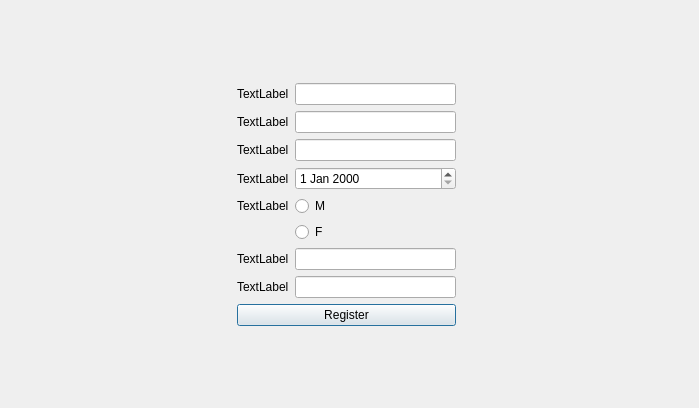
<?xml version="1.0" encoding="UTF-8"?>
<ui version="4.0">
 <class>clientRegistration</class>
 <widget class="QDialog" name="clientRegistration">
  <property name="geometry">
   <rect>
    <x>0</x>
    <y>0</y>
    <width>699</width>
    <height>408</height>
   </rect>
  </property>
  <property name="windowTitle">
   <string>Dialog</string>
  </property>
  <layout class="QGridLayout" name="gridLayout">
   <item row="1" column="1">
    <layout class="QGridLayout" name="gridLayout_2">
     <property name="rightMargin">
      <number>6</number>
     </property>
     <item row="0" column="0">
      <widget class="QLabel" name="label">
       <property name="text">
        <string>TextLabel</string>
       </property>
      </widget>
     </item>
     <item row="0" column="1">
      <widget class="QLineEdit" name="lineEdit"/>
     </item>
     <item row="1" column="0">
      <widget class="QLabel" name="label_2">
       <property name="text">
        <string>TextLabel</string>
       </property>
      </widget>
     </item>
     <item row="1" column="1">
      <widget class="QLineEdit" name="lineEdit_2"/>
     </item>
     <item row="2" column="1">
      <widget class="QLineEdit" name="lineEdit_3"/>
     </item>
     <item row="3" column="1">
      <widget class="QDateEdit" name="dateEdit"/>
     </item>
     <item row="4" column="1">
      <widget class="QRadioButton" name="radioButton">
       <property name="text">
        <string>M</string>
       </property>
      </widget>
     </item>
     <item row="5" column="1">
      <widget class="QRadioButton" name="radioButton_2">
       <property name="text">
        <string>F</string>
       </property>
      </widget>
     </item>
     <item row="6" column="1">
      <widget class="QLineEdit" name="lineEdit_4"/>
     </item>
     <item row="7" column="1">
      <widget class="QLineEdit" name="lineEdit_5"/>
     </item>
     <item row="8" column="0" colspan="2">
      <widget class="QPushButton" name="pushButton">
       <property name="text">
        <string>Register</string>
       </property>
      </widget>
     </item>
     <item row="2" column="0">
      <widget class="QLabel" name="label_3">
       <property name="text">
        <string>TextLabel</string>
       </property>
      </widget>
     </item>
     <item row="3" column="0">
      <widget class="QLabel" name="label_4">
       <property name="text">
        <string>TextLabel</string>
       </property>
      </widget>
     </item>
     <item row="4" column="0">
      <widget class="QLabel" name="label_5">
       <property name="text">
        <string>TextLabel</string>
       </property>
      </widget>
     </item>
     <item row="6" column="0">
      <widget class="QLabel" name="label_6">
       <property name="text">
        <string>TextLabel</string>
       </property>
      </widget>
     </item>
     <item row="7" column="0">
      <widget class="QLabel" name="label_7">
       <property name="text">
        <string>TextLabel</string>
       </property>
      </widget>
     </item>
    </layout>
   </item>
   <item row="1" column="2">
    <spacer name="horizontalSpacer_2">
     <property name="orientation">
      <enum>Qt::Horizontal</enum>
     </property>
     <property name="sizeHint" stdset="0">
      <size>
       <width>40</width>
       <height>20</height>
      </size>
     </property>
    </spacer>
   </item>
   <item row="0" column="1">
    <spacer name="verticalSpacer">
     <property name="orientation">
      <enum>Qt::Vertical</enum>
     </property>
     <property name="sizeHint" stdset="0">
      <size>
       <width>20</width>
       <height>40</height>
      </size>
     </property>
    </spacer>
   </item>
   <item row="2" column="1">
    <spacer name="verticalSpacer_2">
     <property name="orientation">
      <enum>Qt::Vertical</enum>
     </property>
     <property name="sizeHint" stdset="0">
      <size>
       <width>20</width>
       <height>40</height>
      </size>
     </property>
    </spacer>
   </item>
   <item row="1" column="0">
    <spacer name="horizontalSpacer">
     <property name="orientation">
      <enum>Qt::Horizontal</enum>
     </property>
     <property name="sizeHint" stdset="0">
      <size>
       <width>40</width>
       <height>20</height>
      </size>
     </property>
    </spacer>
   </item>
  </layout>
 </widget>
 <resources/>
 <connections/>
</ui>
